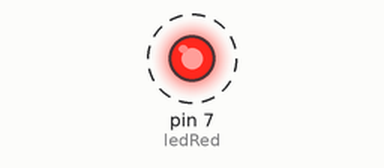
Simulated run of this sketch. Board: Arduino Uno, built with avr-gcc and run on an emulated ATmega328P. Shown: output pins drawn as LEDs (lit = HIGH). Dashed ring = blinking.

Above: at 0.5 s.
Timing chart, 0 to 4.6 s (numbered marks = the images above):
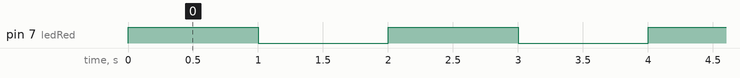

Measured:
- by itself, pin 7 (ledRed): alternates HIGH for 1.0 s and LOW for 1.0 s

The sketch:

_00010_LEDS.ino
```cpp
// LEDS

// declare your variables
int ledRed = 7;

// SETUP - runs only once
void setup()
{
  // open serial port for communications
  Serial.begin(9600);

  // declare inputs
  pinMode(ledRed, OUTPUT);

}

// LOOP - runs forever
void loop()
{
  // turns LED on
  digitalWrite(ledRed, HIGH);

  // wait
  delay(1000);

  // turns LED off
  digitalWrite(ledRed, LOW);

  // wait
  delay(1000);
}
```
